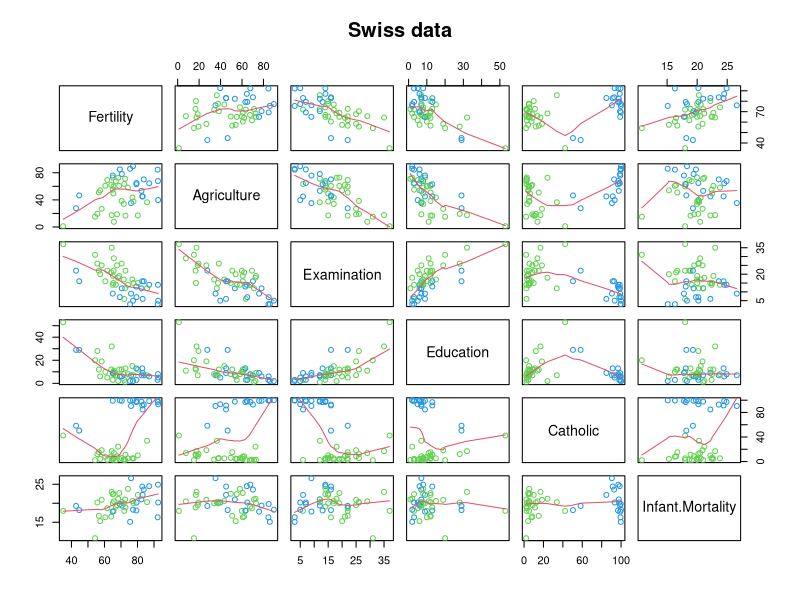
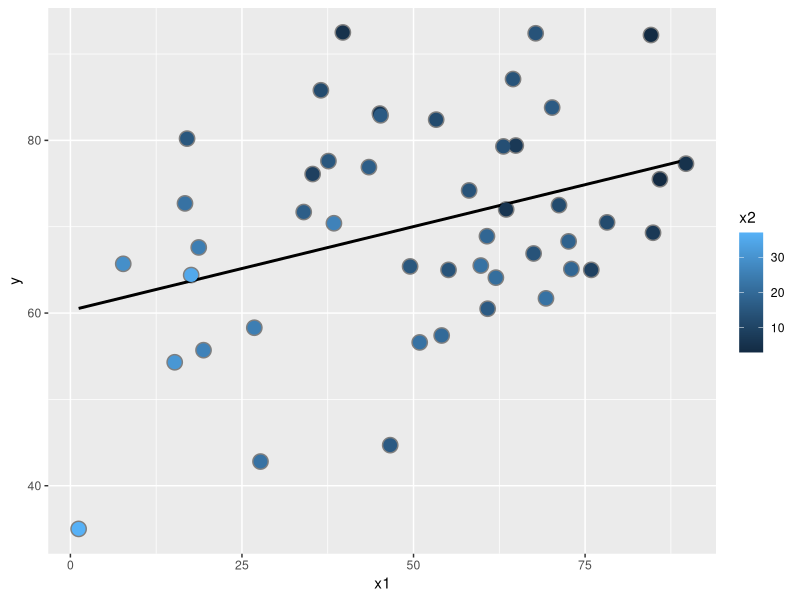
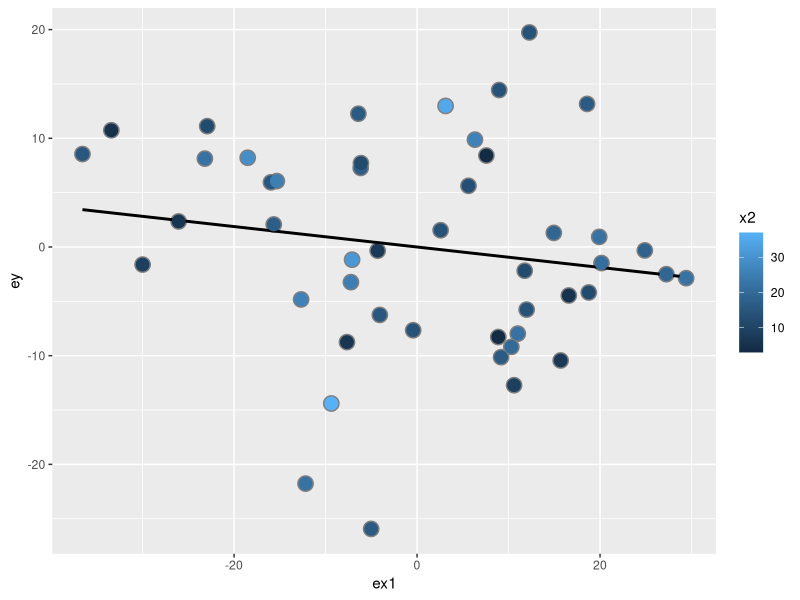

Reproduce these figures in R, in order.
library(datasets)
data(swiss)
require(stats)
require(graphics)

# conhecendo os dados
? swiss

# verificando as relações marginais
pairs(swiss, panel = panel.smooth, main = "Swiss data", col = 3 +
        (swiss$Catholic > 50))


# regressão múltipla - ver estimativa ajustada de Agriculture

fit <- lm(Fertility ~ . , data = swiss)
summary(fit)$coefficients

summary(lm(Fertility ~ . , data = swiss))

# estimativa ajustada de Agriculture
summary(lm(Fertility ~ Agriculture, data = swiss))$coefficients

# inversao de sinal - exemplo 1
y = swiss$Fertility
x1 = swiss$Agriculture
x2 = swiss$Examination


summary(lm(y ~ x1))$coef
summary(lm(y ~ x1 + x2))$coef
# 
library(ggplot2)
dat = data.frame(y = swiss$Fertility, x1 = swiss$Agriculture, x2 =
                   swiss$Examination, ey = resid(lm(y ~ x2)), ex1 = resid(lm(x1 ~ x2)))
g = ggplot(dat, aes(y = y, x = x1, colour = x2))
g = g + geom_point(colour="grey50", size = 5) + geom_smooth(method = lm,
                                                            se = FALSE, colour = "black")
g = g + geom_point(size = 4)
g

g2 = ggplot(dat, aes(y = ey, x = ex1, colour = x2))
g2 = g2 + geom_point(colour="grey50", size = 5) + geom_smooth(method = lm, se = FALSE, colour = "black") + geom_point(size = 4)
g2


# quanto o modelo explica o índice de fertilidade
summary(lm(Fertility ~ Agriculture
           + Examination
           + Education
           + Catholic
           + Infant.Mortality
           , data = swiss))

# o sinal inverte com a exclusao de Examination + Education
# ambos são inversamente correlacionados com Agriculture
summary(lm(Fertility ~ Agriculture
           # + Examination
           + Education
           + Catholic
           + Infant.Mortality
           , data = swiss))
cor(swiss$Agriculture, swiss$Examination)
cor(swiss$Agriculture, swiss$Education)
cor(swiss$Education, swiss$Examination)

# e se incluirmos uma variável desnecessaria
z <- swiss$Agriculture + swiss$Education
fit <- lm(Fertility ~ . + z, data = swiss)
summary(fit)


# predicao de valores
fit <- lm(Fertility ~ Agriculture
          + Education
          + Catholic
          + Infant.Mortality
          , data = swiss)
summary(fit)

df <- data.frame(Agriculture=c(0,50),Examination=c(0,50),
                 Education=c(0,50),Catholic=c(0,50),Infant.Mortality=c(0,50))
df

predict(fit, df, interval = "confidence")
predict(fit, df, interval = "prediction")
